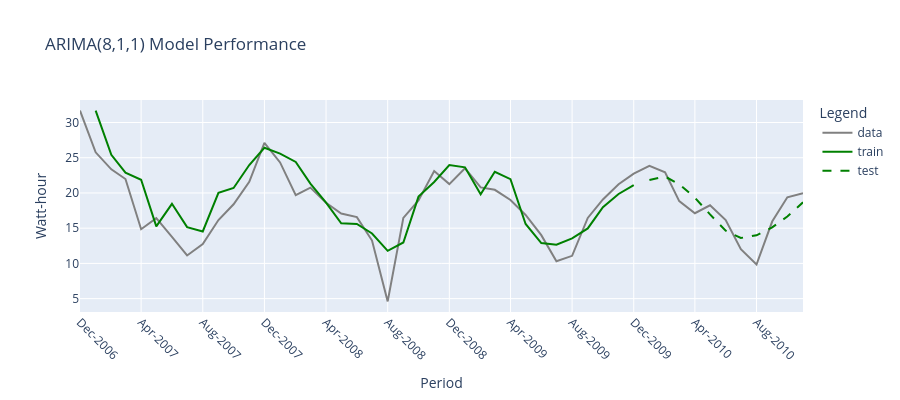

The cell this chart's notebook holds for it:
### Code cell
import plotly.graph_objs as go

fig = go.Figure()

# Original time series
fig.add_trace(go.Scatter(
    x=y.index,
    y=y.values,
    mode='lines',
    name='data',
    line=dict(color='grey')
))

# Train predictions
fig.add_trace(go.Scatter(
    x=dates_train[1:],
    y=arima_811_pred_train[1:],
    mode='lines',
    name='train',
    line=dict(color='green')
))

# Test predictions
fig.add_trace(go.Scatter(
    x=dates_test,
    y=arima_811_pred_test,
    mode='lines',
    name='test',
    line=dict(color='green', dash='dash')
))

# Format x-axis as month-year and reduce number of ticks
labels = pd.to_datetime(y.index).strftime('%b-%Y')
step = max(1, len(labels) // 10)
fig.update_layout(
    title='ARIMA(8,1,1) Model Performance',
    yaxis_title='Watt-hour',
    xaxis_title='Period',
    legend_title='Legend',
    xaxis=dict(
        tickmode='array',
        tickvals=y.index[::step],
        ticktext=labels[::step],
        tickangle=45
    ),
    width=900,
    height=400
)

fig.show()

### Figure 1 — Plotly figure (JSON) as saved in the notebook; plotly's stock layout.template omitted (floating-point values rounded to 4 significant figures)
{"data": [{"line": {"color": "grey"}, "mode": "lines", "name": "data", "type": "scatter", "x": ["2006-12-01", "2007-01-01", "2007-02-01", "2007-03-01", "2007-04-01", "2007-05-01", "2007-06-01", "2007-07-01", "2007-08-01", "2007-09-01", "2007-10-01", "2007-11-01", "2007-12-01", "2008-01-01", "2008-02-01", "2008-03-01", "2008-04-01", "2008-05-01", "2008-06-01", "2008-07-01", "2008-08-01", "2008-09-01", "2008-10-01", "2008-11-01", "2008-12-01", "2009-01-01", "2009-02-01", "2009-03-01", "2009-04-01", "2009-05-01", "2009-06-01", "2009-07-01", "2009-08-01", "2009-09-01", "2009-10-01", "2009-11-01", "2009-12-01", "2010-01-01", "2010-02-01", "2010-03-01", "2010-04-01", "2010-05-01", "2010-06-01", "2010-07-01", "2010-08-01", "2010-09-01", "2010-10-01", "2010-11-01"], "y": [31.69, 25.77, 23.35, 21.98, 14.85, 16.43, 13.78, 11.12, 12.74, 16.16, 18.4, 21.57, 27.11, 24.33, 19.69, 20.76, 18.6, 17.07, 16.57, 13.25, 4.608, 16.46, 18.95, 23.12, 21.25, 23.5, 20.79, 20.45, 19.01, 16.88, 14.01, 10.3, 11.08, 16.45, 19.07, 21.25, 22.74, 23.84, 22.93, 18.83, 17.12, 18.25, 16.16, 12.02, 9.846, 15.94, 19.39, 19.95]}, {"line": {"color": "green"}, "mode": "lines", "name": "train", "type": "scatter", "x": ["2007-01-01", "2007-02-01", "2007-03-01", "2007-04-01", "2007-05-01", "2007-06-01", "2007-07-01", "2007-08-01", "2007-09-01", "2007-10-01", "2007-11-01", "2007-12-01", "2008-01-01", "2008-02-01", "2008-03-01", "2008-04-01", "2008-05-01", "2008-06-01", "2008-07-01", "2008-08-01", "2008-09-01", "2008-10-01", "2008-11-01", "2008-12-01", "2009-01-01", "2009-02-01", "2009-03-01", "2009-04-01", "2009-05-01", "2009-06-01", "2009-07-01", "2009-08-01", "2009-09-01", "2009-10-01", "2009-11-01", "2009-12-01"], "y": [31.69, 25.41, 22.88, 21.87, 15.25, 18.46, 15.15, 14.53, 20.01, 20.7, 23.96, 26.42, 25.57, 24.4, 21.32, 18.62, 15.69, 15.59, 14.24, 11.78, 12.97, 19.48, 21.55, 23.95, 23.64, 19.82, 23.01, 21.97, 15.6, 12.89, 12.65, 13.56, 14.96, 17.98, 19.85, 21.11]}, {"line": {"color": "green", "dash": "dash"}, "mode": "lines", "name": "test", "type": "scatter", "x": ["2010-01-01", "2010-02-01", "2010-03-01", "2010-04-01", "2010-05-01", "2010-06-01", "2010-07-01", "2010-08-01", "2010-09-01", "2010-10-01", "2010-11-01"], "y": [21.83, 22.33, 21.25, 19.33, 16.95, 14.63, 13.61, 13.99, 15.12, 16.66, 18.67]}], "layout": {"height": 400, "legend": {"title": {"text": "Legend"}}, "title": {"text": "ARIMA(8,1,1) Model Performance"}, "width": 900, "xaxis": {"tickangle": 45, "tickmode": "array", "ticktext": ["Dec-2006", "Apr-2007", "Aug-2007", "Dec-2007", "Apr-2008", "Aug-2008", "Dec-2008", "Apr-2009", "Aug-2009", "Dec-2009", "Apr-2010", "Aug-2010"], "tickvals": ["2006-12-01", "2007-04-01", "2007-08-01", "2007-12-01", "2008-04-01", "2008-08-01", "2008-12-01", "2009-04-01", "2009-08-01", "2009-12-01", "2010-04-01", "2010-08-01"], "title": {"text": "Period"}}, "yaxis": {"title": {"text": "Watt-hour"}}}}
